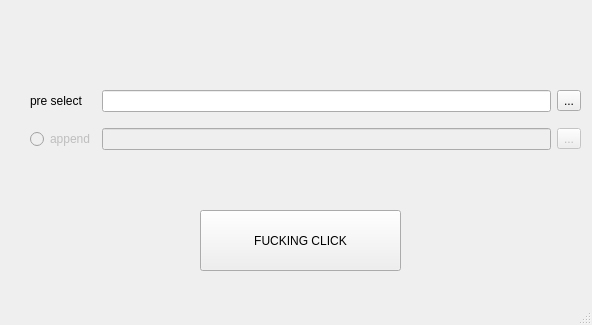
<?xml version="1.0" encoding="UTF-8"?>
<ui version="4.0">
 <class>MainWindow</class>
 <widget class="QMainWindow" name="MainWindow">
  <property name="geometry">
   <rect>
    <x>0</x>
    <y>0</y>
    <width>592</width>
    <height>325</height>
   </rect>
  </property>
  <property name="windowTitle">
   <string>MainWindow</string>
  </property>
  <widget class="QWidget" name="centralwidget">
   <widget class="QWidget" name="gridLayoutWidget">
    <property name="geometry">
     <rect>
      <x>30</x>
      <y>80</y>
      <width>551</width>
      <height>81</height>
     </rect>
    </property>
    <layout class="QGridLayout" name="gridLayout">
     <item row="0" column="1">
      <widget class="QLineEdit" name="lineEdit"/>
     </item>
     <item row="0" column="0">
      <widget class="QLabel" name="label">
       <property name="text">
        <string>pre select</string>
       </property>
      </widget>
     </item>
     <item row="0" column="2">
      <widget class="QToolButton" name="toolButton">
       <property name="text">
        <string>...</string>
       </property>
      </widget>
     </item>
     <item row="1" column="0">
      <widget class="QRadioButton" name="radioButton">
       <property name="enabled">
        <bool>false</bool>
       </property>
       <property name="text">
        <string>append</string>
       </property>
       <property name="checkable">
        <bool>true</bool>
       </property>
      </widget>
     </item>
     <item row="1" column="1">
      <widget class="QLineEdit" name="lineEdit_2">
       <property name="enabled">
        <bool>false</bool>
       </property>
      </widget>
     </item>
     <item row="1" column="2">
      <widget class="QToolButton" name="toolButton_2">
       <property name="enabled">
        <bool>false</bool>
       </property>
       <property name="text">
        <string>...</string>
       </property>
      </widget>
     </item>
    </layout>
   </widget>
   <widget class="QPushButton" name="pushButton">
    <property name="geometry">
     <rect>
      <x>200</x>
      <y>210</y>
      <width>201</width>
      <height>61</height>
     </rect>
    </property>
    <property name="text">
     <string>FUCKING CLICK</string>
    </property>
   </widget>
  </widget>
  <widget class="QMenuBar" name="menubar">
   <property name="geometry">
    <rect>
     <x>0</x>
     <y>0</y>
     <width>592</width>
     <height>22</height>
    </rect>
   </property>
  </widget>
  <widget class="QStatusBar" name="statusbar"/>
 </widget>
 <resources/>
 <connections>
  <connection>
   <sender>radioButton</sender>
   <signal>clicked(bool)</signal>
   <receiver>lineEdit_2</receiver>
   <slot>setEnabled(bool)</slot>
   <hints>
    <hint type="sourcelabel">
     <x>64</x>
     <y>159</y>
    </hint>
    <hint type="destinationlabel">
     <x>326</x>
     <y>159</y>
    </hint>
   </hints>
  </connection>
 </connections>
</ui>
